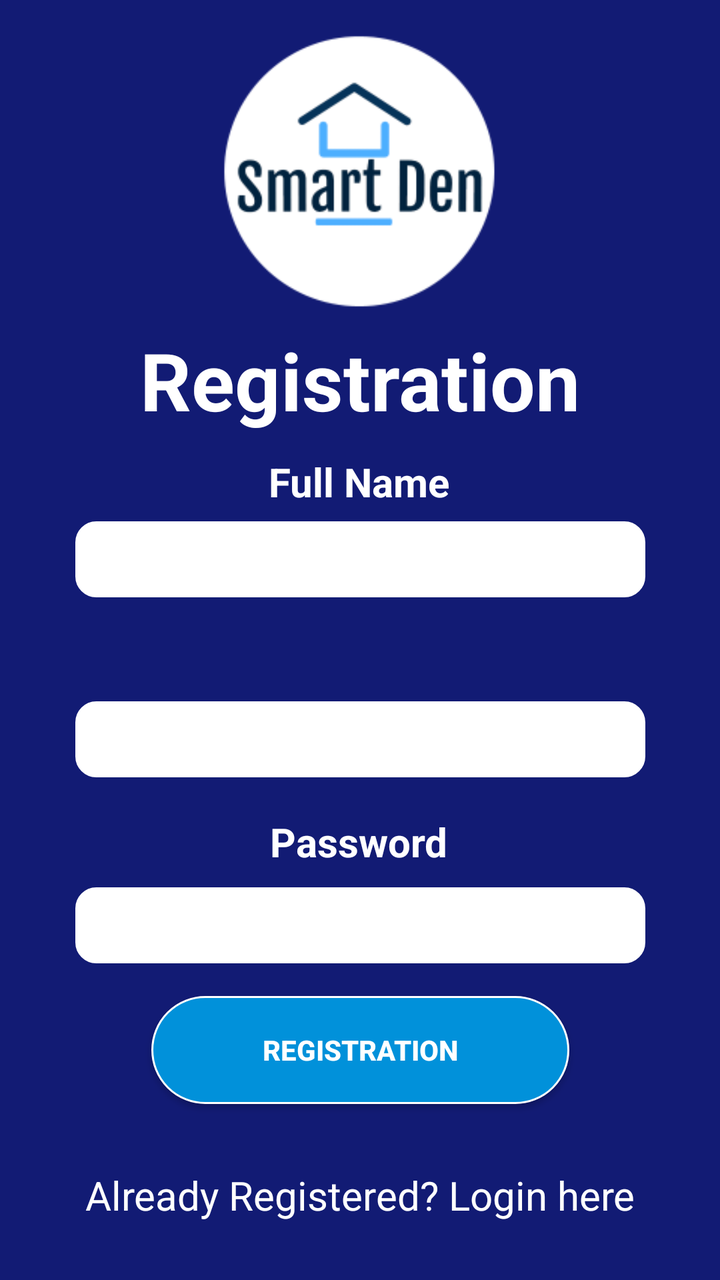
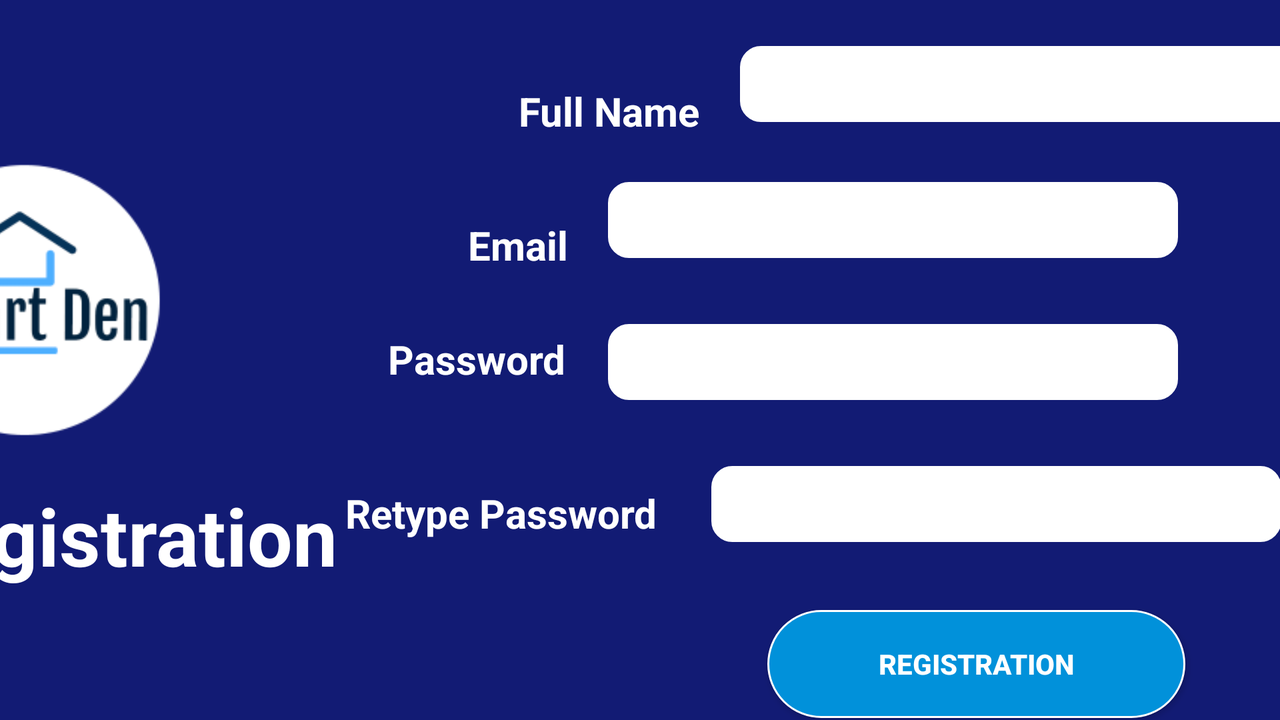

An Android layout and its configuration variant, each rendered on a device that would load it. The default file and the variant file are quoted in full after the pictures.
<!-- AndroidManifest.xml: application theme AppTheme -->
<!-- res/layout/activity_registration.xml -->
<?xml version="1.0" encoding="utf-8"?>

<androidx.constraintlayout.widget.ConstraintLayout xmlns:android="http://schemas.android.com/apk/res/android"
    xmlns:app="http://schemas.android.com/apk/res-auto"
    xmlns:tools="http://schemas.android.com/tools"
    android:layout_width="match_parent"
    android:layout_height="match_parent"
    tools:context=".Registration"
    android:background="@color/colorBackground">

    <ImageView
        android:id="@+id/imageView"
        android:layout_width="186dp"
        android:layout_height="150dp"
        android:layout_marginStart="112dp"
        android:layout_marginTop="56dp"
        android:layout_marginEnd="113dp"
        android:layout_marginBottom="525dp"
        app:layout_constraintBottom_toBottomOf="parent"
        app:layout_constraintEnd_toEndOf="parent"
        app:layout_constraintStart_toStartOf="parent"
        app:layout_constraintTop_toTopOf="parent"
        app:srcCompat="@drawable/logo2" />

    <TextView
        android:id="@+id/loginscrn"
        android:layout_width="wrap_content"
        android:layout_height="56dp"
        android:layout_gravity="center"
        android:layout_marginStart="95dp"
        android:layout_marginTop="25dp"
        android:layout_marginEnd="95dp"
        android:layout_marginBottom="443dp"
        android:text="Registration"
        android:textColor="@color/subBackground"
        android:textSize="40dp"
        android:textStyle="bold"
        app:layout_constraintBottom_toBottomOf="parent"
        app:layout_constraintEnd_toEndOf="parent"
        app:layout_constraintStart_toStartOf="parent"
        app:layout_constraintTop_toBottomOf="@+id/imageView" />

    <TextView
        android:id="@+id/fstTxt"
        android:layout_width="wrap_content"
        android:layout_height="wrap_content"
        android:layout_marginStart="159dp"
        android:layout_marginTop="19dp"
        android:layout_marginEnd="160dp"
        android:layout_marginBottom="397dp"
        android:text="Full Name"
        android:textColor="@color/subBackground"
        android:textSize="20dp"
        android:textStyle="bold"
        app:layout_constraintBottom_toBottomOf="parent"
        app:layout_constraintEnd_toEndOf="parent"
        app:layout_constraintStart_toStartOf="parent"
        app:layout_constraintTop_toBottomOf="@+id/loginscrn" />


    <EditText
        android:id="@+id/fullname"
        android:layout_width="285dp"
        android:layout_height="38dp"
        android:layout_marginStart="63dp"
        android:layout_marginTop="12dp"
        android:layout_marginEnd="63dp"
        android:layout_marginBottom="347dp"
        android:background="@drawable/roundcorner"
        app:layout_constraintBottom_toBottomOf="parent"
        app:layout_constraintEnd_toEndOf="parent"
        app:layout_constraintStart_toStartOf="parent"
        app:layout_constraintTop_toBottomOf="@+id/fstTxt" />


    <TextView
        android:id="@+id/email"
        android:layout_width="wrap_content"
        android:layout_height="wrap_content"
        android:layout_marginStart="180dp"
        android:layout_marginTop="19dp"
        android:layout_marginEnd="181dp"
        android:layout_marginBottom="301dp"
        android:text="Email"
        android:textColor="@color/subBackground"
        android:textSize="20dp"
        android:textStyle="bold"
        app:layout_constraintBottom_toBottomOf="parent"
        app:layout_constraintEnd_toEndOf="parent"
        app:layout_constraintStart_toStartOf="parent"
        app:layout_constraintTop_toBottomOf="@+id/fullname" />

    <EditText
        android:id="@+id/emailtext"
        android:layout_width="285dp"
        android:layout_height="38dp"

        android:layout_marginStart="63dp"
        android:layout_marginTop="10dp"
        android:layout_marginEnd="63dp"
        android:layout_marginBottom="253dp"
        android:background="@drawable/roundcorner"
        app:layout_constraintBottom_toBottomOf="parent"
        app:layout_constraintEnd_toEndOf="parent"
        app:layout_constraintStart_toStartOf="parent"
        app:layout_constraintTop_toBottomOf="@+id/email" />


    <TextView
        android:id="@+id/password"
        android:layout_width="wrap_content"
        android:layout_height="wrap_content"
        android:layout_marginStart="160dp"
        android:layout_marginTop="19dp"
        android:layout_marginEnd="161dp"
        android:layout_marginBottom="206dp"
        android:text="Password"
        android:textColor="@color/subBackground"
        android:textSize="20dp"
        android:textStyle="bold"
        app:layout_constraintBottom_toBottomOf="parent"
        app:layout_constraintEnd_toEndOf="parent"
        app:layout_constraintStart_toStartOf="parent"
        app:layout_constraintTop_toBottomOf="@+id/emailtext" />

    <EditText
        android:id="@+id/passwordtext"
        android:inputType="textPassword"
        android:layout_width="285dp"
        android:layout_height="38dp"
        android:layout_marginStart="63dp"
        android:layout_marginTop="10dp"
        android:layout_marginEnd="63dp"
        android:layout_marginBottom="159dp"
        android:background="@drawable/roundcorner"
        app:layout_constraintBottom_toBottomOf="parent"
        app:layout_constraintEnd_toEndOf="parent"
        app:layout_constraintStart_toStartOf="parent"
        app:layout_constraintTop_toBottomOf="@+id/password" />

    <Button
        android:id="@+id/button2"
        android:layout_width="209dp"
        android:layout_height="54dp"
        android:layout_marginStart="101dp"
        android:layout_marginTop="16dp"
        android:layout_marginEnd="101dp"
        android:layout_marginBottom="88dp"
        android:text="Registration"
        android:textStyle="bold"
        android:background="@drawable/round_corner2"
        app:layout_constraintBottom_toBottomOf="parent"
        app:layout_constraintEnd_toEndOf="parent"
        app:layout_constraintStart_toStartOf="parent"
        app:layout_constraintTop_toBottomOf="@+id/passwordtext"
        android:textColor="@color/subBackground"/>


    <TextView
        android:id="@+id/lnkLogin"
        android:layout_width="match_parent"
        android:layout_height="wrap_content"
        android:layout_marginTop="32dp"
        android:layout_marginBottom="29dp"
        android:gravity="center"
        android:text="Already Registered? Login here"
        android:textColor="@color/subBackground"
        android:textSize="20dp"
        app:layout_constraintBottom_toBottomOf="parent"
        app:layout_constraintEnd_toEndOf="parent"
        app:layout_constraintStart_toStartOf="parent"
        app:layout_constraintTop_toBottomOf="@+id/button2" />


</androidx.constraintlayout.widget.ConstraintLayout>
<!-- resources referenced by this layout -->
<resources>
  <color name="colorBackground">#121b74</color>
  <color name="subBackground">#FFFFFF</color>
  <!-- drawable logo2: png bitmap (drawable-v24, 7934 bytes) -->
  <!-- drawable round_corner2 (drawable) -->
  <?xml version="1.0" encoding="utf-8"?>
  
  <selector xmlns:android="http://schemas.android.com/apk/res/android">
      <item>
  
          <shape android:shape="rectangle">
              <solid android:color="@color/colorBackground1"/>
              <stroke android:width="1dp"
                  android:color="@color/subBackground"/>
              <corners android:radius="30dp"/>
              
              
          </shape>
      </item>
  </selector>
  <!-- drawable roundcorner (drawable) -->
  <?xml version="1.0" encoding="utf-8"?>
  
  <selector xmlns:android="http://schemas.android.com/apk/res/android">
      <item>
  
          <shape android:shape="rectangle">
              <solid android:color="@color/subBackground"/>
              <stroke android:width="1dp"
                  android:color="@color/subBackground"/>
              <corners android:radius="10dp"/>
              
              
          </shape>
      </item>
  </selector>
  <style name="AppTheme" parent="Theme.AppCompat.Light.DarkActionBar">
          
          <item name="colorPrimary">@color/colorPrimary</item>
          <item name="colorPrimaryDark">@color/colorPrimaryDark</item>
          <item name="colorAccent">@color/colorAccent</item>
      </style>
  <color name="colorBackground1">#0191DA</color>
  <color name="colorPrimary">#121b74</color>
  <color name="colorPrimaryDark">#000000</color>
  <color name="colorAccent">#D81B60</color>
</resources>
<!-- res/layout-land/activity_registration.xml (the repository's variant of the layout above) -->
<!-- drawn on the phone turned sideways -->
<?xml version="1.0" encoding="utf-8"?>
<androidx.constraintlayout.widget.ConstraintLayout xmlns:android="http://schemas.android.com/apk/res/android"
    xmlns:app="http://schemas.android.com/apk/res-auto"
    xmlns:tools="http://schemas.android.com/tools"
    android:layout_width="match_parent"
    android:layout_height="match_parent"
    tools:context=".Registration"
    android:background="@color/colorBackground">

    <ImageView
        android:id="@+id/imageView"
        android:layout_width="186dp"
        android:layout_height="150dp"

        android:layout_marginStart="16dp"
        android:layout_marginTop="69dp"
        android:layout_marginEnd="89dp"
        android:layout_marginBottom="5dp"
        app:layout_constraintBottom_toTopOf="@+id/loginscrn"
        app:layout_constraintEnd_toStartOf="@+id/password"
        app:layout_constraintStart_toStartOf="parent"
        app:layout_constraintTop_toTopOf="parent"
        app:srcCompat="@drawable/logo2" />


    <TextView
        android:id="@+id/loginscrn"
        android:layout_width="wrap_content"
        android:layout_height="56dp"
        android:layout_gravity="center"
        android:layout_marginTop="5dp"
        android:layout_marginEnd="2dp"
        android:layout_marginBottom="62dp"
        android:text="Registration"
        android:textColor="@color/subBackground"
        android:textSize="40dp"
        android:textStyle="bold"
        app:layout_constraintBottom_toTopOf="@+id/lnkLogin"
        app:layout_constraintEnd_toStartOf="@+id/reenter"
        app:layout_constraintStart_toStartOf="parent"
        app:layout_constraintTop_toBottomOf="@+id/imageView" />


    <TextView
        android:id="@+id/fstTxt"
        android:layout_width="wrap_content"
        android:layout_height="wrap_content"
        android:layout_marginStart="325dp"
        android:layout_marginTop="42dp"
        android:layout_marginEnd="10dp"
        android:layout_marginBottom="30dp"
        android:text="Full Name"
        android:textColor="@color/subBackground"
        android:textSize="20dp"
        android:textStyle="bold"
        app:layout_constraintBottom_toTopOf="@+id/email"
        app:layout_constraintEnd_toStartOf="@+id/fullname"
        app:layout_constraintStart_toStartOf="parent"
        app:layout_constraintTop_toTopOf="parent" />

    <EditText
        android:id="@+id/fullname"
        android:layout_width="285dp"
        android:layout_height="38dp"
        android:layout_marginStart="10dp"
        android:layout_marginTop="27dp"
        android:layout_marginEnd="51dp"
        android:layout_marginBottom="15dp"
        android:background="@drawable/roundcorner"
        app:layout_constraintBottom_toTopOf="@+id/emailtext"
        app:layout_constraintEnd_toEndOf="parent"
        app:layout_constraintStart_toEndOf="@+id/fstTxt"
        app:layout_constraintTop_toTopOf="parent" />

    <TextView
        android:id="@+id/email"
        android:layout_width="wrap_content"
        android:layout_height="wrap_content"
        android:layout_marginStart="129dp"
        android:layout_marginTop="10dp"
        android:layout_marginEnd="10dp"
        android:layout_marginBottom="30dp"
        android:text="Email"
        android:textColor="@color/subBackground"
        android:textSize="20dp"
        android:textStyle="bold"
        app:layout_constraintBottom_toTopOf="@+id/password"
        app:layout_constraintEnd_toStartOf="@+id/emailtext"
        app:layout_constraintStart_toEndOf="@+id/imageView"
        app:layout_constraintTop_toBottomOf="@+id/fstTxt" />

    <EditText
        android:id="@+id/emailtext"
        android:layout_width="285dp"
        android:layout_height="38dp"

        android:layout_marginStart="10dp"
        android:layout_marginTop="15dp"
        android:layout_marginEnd="51dp"
        android:layout_marginBottom="28dp"
        android:background="@drawable/roundcorner"
        app:layout_constraintBottom_toTopOf="@+id/passwordtext"
        app:layout_constraintEnd_toEndOf="parent"
        app:layout_constraintStart_toEndOf="@+id/email"
        app:layout_constraintTop_toBottomOf="@+id/fullname" />


    <TextView
        android:id="@+id/password"
        android:layout_width="wrap_content"
        android:layout_height="wrap_content"
        android:layout_marginEnd="10dp"
        android:layout_marginBottom="40dp"
        android:text="Password"
        android:textColor="@color/subBackground"
        android:textSize="20dp"
        android:textStyle="bold"
        app:layout_constraintBottom_toTopOf="@+id/reenter"
        app:layout_constraintEnd_toStartOf="@+id/passwordtext"
        app:layout_constraintStart_toEndOf="@+id/imageView"
        app:layout_constraintTop_toBottomOf="@+id/email" />

    <EditText
        android:id="@+id/passwordtext"
        android:layout_width="285dp"
        android:layout_height="38dp"
        android:layout_marginStart="11dp"
        android:layout_marginTop="5dp"
        android:layout_marginEnd="51dp"
        android:layout_marginBottom="28dp"
        android:background="@drawable/roundcorner"
        android:inputType="textPassword"
        app:layout_constraintBottom_toTopOf="@+id/passwordtext2"
        app:layout_constraintEnd_toEndOf="parent"
        app:layout_constraintStart_toEndOf="@+id/password"
        app:layout_constraintTop_toBottomOf="@+id/emailtext" />

    <EditText
        android:id="@+id/passwordtext2"
        android:layout_width="285dp"
        android:layout_height="38dp"
        android:layout_marginStart="13dp"
        android:layout_marginTop="5dp"
        android:layout_marginEnd="51dp"
        android:layout_marginBottom="19dp"
        android:background="@drawable/roundcorner"
        android:inputType="textPassword"
        app:layout_constraintBottom_toTopOf="@+id/button2"
        app:layout_constraintEnd_toEndOf="parent"
        app:layout_constraintStart_toEndOf="@+id/reenter"
        app:layout_constraintTop_toBottomOf="@+id/passwordtext" />

    <Button
        android:id="@+id/button2"
        android:layout_width="209dp"
        android:layout_height="54dp"
        android:layout_marginStart="429dp"
        android:layout_marginTop="15dp"
        android:layout_marginEnd="93dp"
        android:layout_marginBottom="5dp"
        android:background="@drawable/round_corner2"
        android:text="Registration"
        android:textColor="@color/subBackground"
        android:textStyle="bold"
        app:layout_constraintBottom_toTopOf="@+id/lnkLogin"
        app:layout_constraintEnd_toEndOf="parent"
        app:layout_constraintStart_toStartOf="parent"
        app:layout_constraintTop_toBottomOf="@+id/passwordtext2" />

    <TextView
        android:id="@+id/lnkLogin"
        android:layout_width="match_parent"
        android:layout_height="wrap_content"
        android:layout_marginTop="1dp"
        android:layout_marginBottom="19dp"
        android:gravity="center"
        android:text="Already Registered? Login here"
        android:textColor="@color/subBackground"
        android:textSize="20dp"
        app:layout_constraintBottom_toBottomOf="parent"
        app:layout_constraintEnd_toEndOf="parent"
        app:layout_constraintStart_toStartOf="parent"
        app:layout_constraintTop_toBottomOf="@+id/button2" />

    <TextView
        android:id="@+id/reenter"
        android:layout_width="wrap_content"
        android:layout_height="wrap_content"
        android:layout_marginStart="2dp"
        android:layout_marginTop="10dp"
        android:layout_marginEnd="14dp"
        android:layout_marginBottom="95dp"
        android:text="Retype Password"
        android:textColor="@color/subBackground"
        android:textSize="20dp"
        android:textStyle="bold"
        app:layout_constraintBottom_toTopOf="@+id/lnkLogin"
        app:layout_constraintEnd_toStartOf="@+id/passwordtext2"
        app:layout_constraintStart_toEndOf="@+id/loginscrn"
        app:layout_constraintTop_toBottomOf="@+id/password" />


</androidx.constraintlayout.widget.ConstraintLayout>
